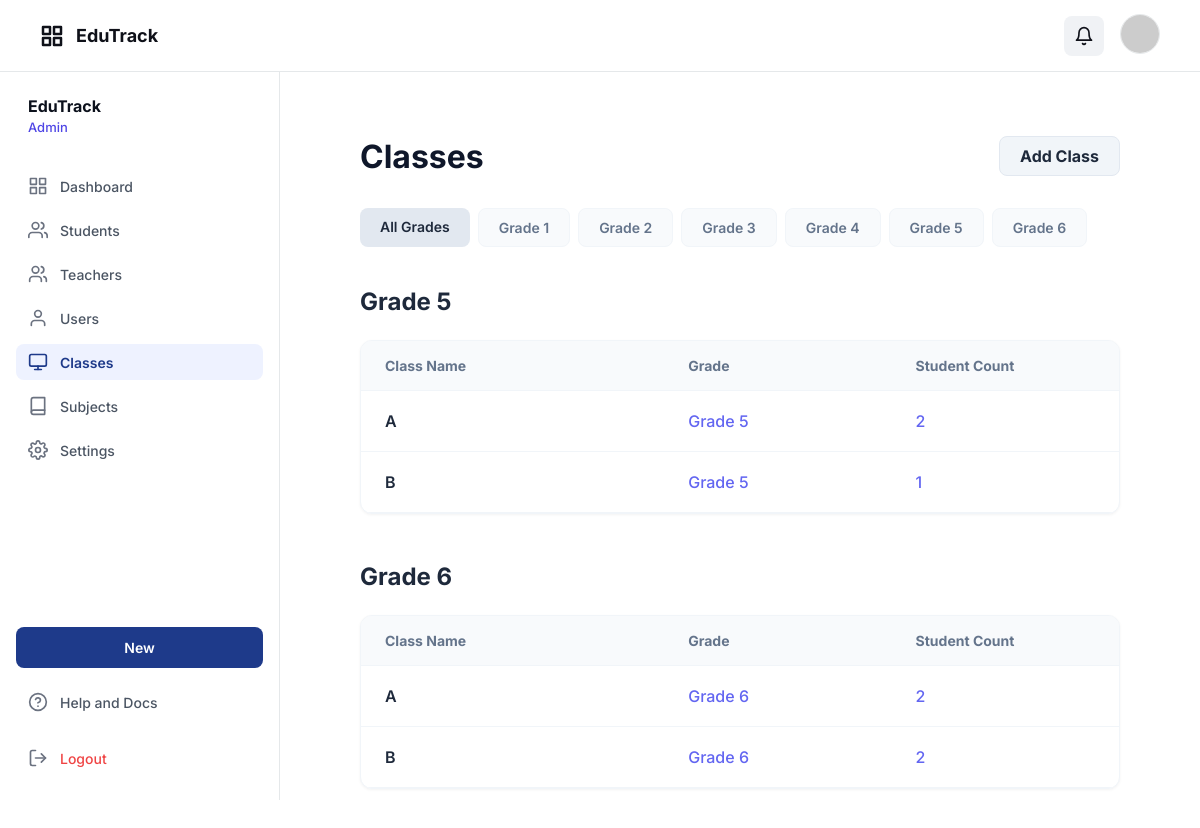
Screenshot of /school_app/index.php?controller=class&action=index (signed in) with the database file from the repository.
### tables this page shows
CREATE TABLE grades (
  id TINYINT UNSIGNED NOT NULL,
  grade_number TINYINT UNSIGNED NOT NULL,  
  name VARCHAR(20) NOT NULL,               
  PRIMARY KEY (id),
  UNIQUE KEY uq_grades_grade_number (grade_number),
  UNIQUE KEY uq_grades_name (name),
  CONSTRAINT chk_grade_number CHECK (grade_number BETWEEN 1 AND 6)
);

CREATE TABLE classes (
  id BIGINT UNSIGNED NOT NULL AUTO_INCREMENT,
  grade_id TINYINT UNSIGNED NOT NULL,
  name VARCHAR(40) NOT NULL,    
  room VARCHAR(40) NULL,
  is_active TINYINT(1) NOT NULL DEFAULT 1,

  created_at TIMESTAMP NOT NULL DEFAULT CURRENT_TIMESTAMP,
  updated_at TIMESTAMP NOT NULL DEFAULT CURRENT_TIMESTAMP ON UPDATE CURRENT_TIMESTAMP,

  PRIMARY KEY (id),
  UNIQUE KEY uq_classes_grade_name (grade_id, name),
  KEY idx_classes_grade (grade_id),
  CONSTRAINT fk_classes_grade FOREIGN KEY (grade_id) REFERENCES grades(id) ON DELETE RESTRICT
);

### school_app/controllers/ClassController.php (called while the page is built, shortened)
<?php
require_once __DIR__ . '/../models/ClassModel.php';
require_once __DIR__ . '/../models/Grade.php';
class ClassController
{
    public function index()
    {
        $selectedGrade = $_GET['grade_id'] ?? null;
        $filters = [];
        $classes = ClassModel::getAllWithStudentCounts($filters);
        $grades = Grade::getAll();
        render_view('views/admin/classes/index.php', [
            'classes' => $classes,
            'grades' => $grades,
            'selectedGrade' => $selectedGrade
        ]);
    }
}

### school_app/models/Grade.php (called while the page is built, shortened)
<?php
class Grade extends Model
{
    public static function getAll()
    {
        $db = Database::connect();
        $sql = "SELECT * FROM grades ORDER BY grade_number";
        $stmt = $db->query($sql);
        return $stmt->fetchAll(PDO::FETCH_OBJ);
    }
}

### school_app/models/ClassModel.php (called while the page is built, shortened)
<?php
class ClassModel extends Model
{
    public static function getAllWithStudentCounts($filters = [])
    {
        $db = Database::connect();
        $yearStmt = $db->query("SELECT id FROM school_years WHERE is_current = 1 LIMIT 1");
        $currentYear = $yearStmt->fetch(PDO::FETCH_OBJ);
        $schoolYearId = $currentYear ? $currentYear->id : 0;
        $sql = "SELECT
                    c.*,
                    g.name as grade_name,
                    g.grade_number,
                    (SELECT COUNT(*) FROM enrollments e
                     WHERE e.class_id = c.id
                       AND e.school_year_id = ?
                       AND e.status = 'ACTIVE') as student_count
                FROM classes c
                JOIN grades g ON c.grade_id = g.id
                WHERE 1=1";
        $params = [$schoolYearId];
        $sql .= " ORDER BY g.grade_number, c.name";
        $stmt = $db->prepare($sql);
        $stmt->execute($params);
        return $stmt->fetchAll(PDO::FETCH_OBJ);
    }
}

### school_app/views/admin/classes/index.php (the view, shortened to what this page needs)
<div class="classes-container" style="padding: 40px;">
    <div style="display: flex; justify-content: space-between; align-items: center; margin-bottom: 32px;">
        <h1 style="font-size: 32px; font-weight: 700; color: #0f172a; margin: 0;">Classes</h1>
        <a href="index.php?controller=class&action=add" class="btn-primary"
            style="background-color: #f1f5f9; color: #1e293b; padding: 10px 20px; border-radius: 8px; font-weight: 700; border: 1px solid #e2e8f0; text-decoration: none;">
            Add Class
        </a>
    </div>
    <div style="display: flex; gap: 8px; margin-bottom: 32px; overflow-x: auto; padding-bottom: 8px;">
        <a href="index.php?controller=class&action=index"
            style="padding: 10px 20px; border-radius: 8px; font-weight: 600; font-size: 14px; text-decoration: none;
                  <?php echo !$selectedGrade ? 'background-color: #e2e8f0; color: #1e293b;' : 'background-color: #f8fafc; color: #64748b; border: 1px solid #f1f5f9;'; ?>">
            All Grades
        </a>
        <?php foreach ($grades as $grade): ?>
            <a href="index.php?controller=class&action=index&grade_id=<?php echo $grade->id; ?>"
                style="padding: 10px 20px; border-radius: 8px; font-weight: 600; font-size: 14px; text-decoration: none;
                      <?php echo $selectedGrade == $grade->id ? 'background-color: #e2e8f0; color: #1e293b;' : 'background-color: #f8fafc; color: #64748b; border: 1px solid #f1f5f9;'; ?>">
                <?php echo htmlspecialchars($grade->name); ?>
            </a>
        <?php endforeach; ?>
    </div>
    <?php
    $groupedClasses = [];
    foreach ($classes as $class) {
        $groupedClasses[$class->grade_name][] = $class;
    }
    if (empty($groupedClasses)): ?>
        <div
            style="text-align: center; padding: 60px; background: #f8fafc; border-radius: 24px; border: 2px dashed #e2e8f0;">
            <p style="color: #64748b; font-size: 18px; font-weight: 500;">No classes found.</p>
            <a href="index.php?controller=class&action=add"
                style="color: #2563eb; font-weight: 700; text-decoration: none;">Create your first class</a>
        </div>
    <?php else: ?>
        <?php foreach ($groupedClasses as $gradeName => $gradeClasses): ?>
            <div style="margin-bottom: 48px;">
                <h2 style="font-size: 24px; font-weight: 700; color: #1e293b; margin-bottom: 24px;">
                    <?php echo htmlspecialchars($gradeName); ?>
                </h2>
                <div class="card" style="padding: 0; overflow: hidden; border-radius: 12px; border: 1px solid #f1f5f9;">
                    <table style="width: 100%; border-collapse: collapse; text-align: left;">
                        <thead>
                            <tr style="background-color: #f8fafc; border-bottom: 1px solid #f1f5f9;">
                                <th style="padding: 16px 24px; font-size: 14px; font-weight: 700; color: #64748b; width: 40%;">
                                    Class Name</th>
                                <th style="padding: 16px 24px; font-size: 14px; font-weight: 700; color: #64748b; width: 30%;">
                                    Grade</th>
                                <th style="padding: 16px 24px; font-size: 14px; font-weight: 700; color: #64748b; width: 30%;">
                                    Student Count</th>
                            </tr>
                        </thead>
                        <tbody>
                            <?php foreach ($gradeClasses as $class): ?>
                                <tr style="border-bottom: 1px solid #f1f5f9;">
                                    <td style="padding: 20px 24px; font-size: 16px; font-weight: 600; color: #1e293b;">
                                        <?php echo htmlspecialchars($class->name); ?>
                                    </td>
                                    <td style="padding: 20px 24px; font-size: 16px; color: #6366f1; font-weight: 500;">
                                        <?php echo htmlspecialchars($class->grade_name); ?>
                                    </td>
                                    <td style="padding: 20px 24px; font-size: 16px; color: #6366f1; font-weight: 500;">
                                        <?php echo $class->student_count; ?>
                                    </td>
                                </tr>
                            <?php endforeach; ?>
                        </tbody>
                    </table>
                </div>
            </div>
        <?php endforeach; ?>
    <?php endif; ?>
</div>

### school_app/assets/css/app.css (style rules this page uses)
:root { --primary: #1e3a89; --primary-light: #e8eaf2; --bg-main: #f9f9f9; --bg-white: #ffffff; --text-main: #0f1119; --text-muted: #546691; --text-dark: #0c111c; --border-color: #e5e8ea; --border-input: #d1d6e5; --error: #ef4444; --success: #10b981; --spacing-xs: 4px; --spacing-sm: 8px; --spacing-md: 12px; --spacing-lg: 16px; --spacing-xl: 20px; --spacing-2xl: 24px; --spacing-4xl: 40px; --font-family: "Inter", -apple-system, BlinkMacSystemFont, "Segoe UI", Roboto, sans-serif; --font-size-xs: 12px; --font-size-sm: 14px; --font-size-md: 16px; --font-size-lg: 18px; --font-size-xl: 24px; --font-size-2xl: 28px; --font-size-3xl: 32px; }
* { -webkit-font-smoothing: antialiased; box-sizing: border-box; }
html, body { margin: 0; padding: 0; height: 100%; font-family: var(--font-family); background-color: var(--bg-white); color: var(--text-main); }
a { text-decoration: none; color: inherit; }
.card { background-color: var(--bg-white); border: 1px solid var(--input-border); border-radius: 12px; padding: var(--spacing-2xl); box-shadow: 0 1px 3px rgba(0, 0, 0, 0.05); }
.depth-frame-11, .depth-frame-13, .depth-frame-29, .depth-frame-32, .btn-primary { background-color: var(--primary); color: #f9f9f9; border-radius: 8px; height: 40px; display: flex; align-items: center; justify-content: center; }

### rows the page displays
grades: name "Grade 1"
grades: name "Grade 2"
grades: name "Grade 3"
grades: name "Grade 4"
grades: name "Grade 5"
grades: name "Grade 6"
classes: name "A", grade.name "Grade 5", student_count "2"
classes: name "B", grade.name "Grade 5", student_count "1"
classes: name "A", grade.name "Grade 6", student_count "2"
classes: name "B", grade.name "Grade 6", student_count "2"

### other values shown
$displayRole "Admin"
$gradeName "Grade 5"
$gradeName "Grade 6"
